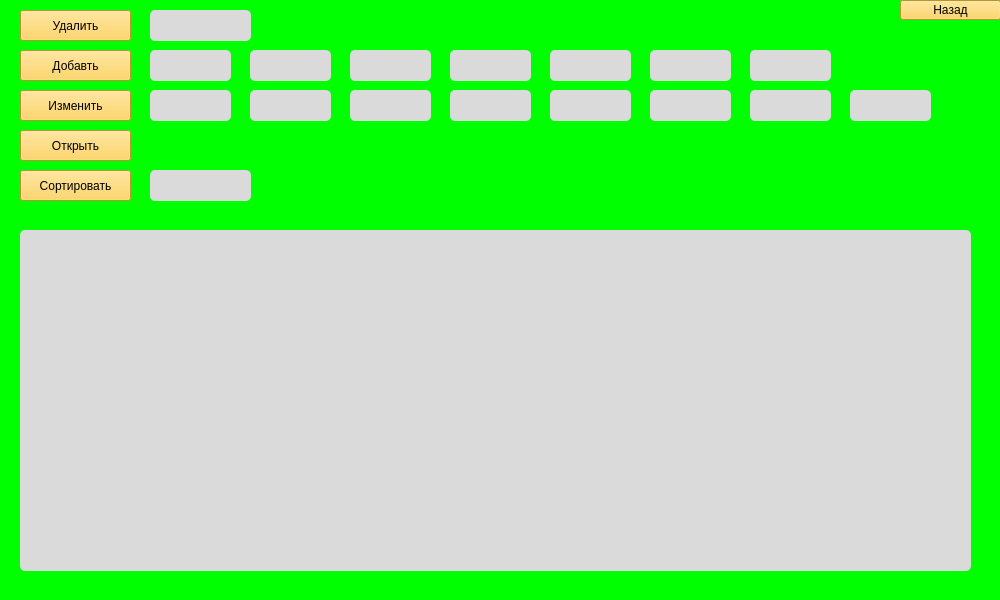
<?xml version="1.0" encoding="UTF-8"?>
<ui version="4.0">
 <class>MainWindow</class>
 <widget class="QMainWindow" name="MainWindow">
  <property name="geometry">
   <rect>
    <x>0</x>
    <y>0</y>
    <width>1000</width>
    <height>600</height>
   </rect>
  </property>
  <property name="minimumSize">
   <size>
    <width>1000</width>
    <height>600</height>
   </size>
  </property>
  <property name="maximumSize">
   <size>
    <width>1000</width>
    <height>600</height>
   </size>
  </property>
  <property name="sizeIncrement">
   <size>
    <width>1000</width>
    <height>800</height>
   </size>
  </property>
  <property name="baseSize">
   <size>
    <width>1000</width>
    <height>600</height>
   </size>
  </property>
  <property name="windowTitle">
   <string>drivers</string>
  </property>
  <property name="styleSheet">
   <string notr="true">background-color: rgb(0, 255, 0);
font: 75 12pt &quot;Fixedsys&quot;;
</string>
  </property>
  <widget class="QWidget" name="centralwidget">
   <widget class="QTableWidget" name="tableWidget">
    <property name="geometry">
     <rect>
      <x>20</x>
      <y>230</y>
      <width>951</width>
      <height>341</height>
     </rect>
    </property>
    <property name="styleSheet">
     <string notr="true">background-color: rgb(218, 218, 218);
border-radius: 5px;</string>
    </property>
    <property name="dragEnabled">
     <bool>true</bool>
    </property>
   </widget>
   <widget class="QPushButton" name="Dell">
    <property name="geometry">
     <rect>
      <x>20</x>
      <y>10</y>
      <width>111</width>
      <height>31</height>
     </rect>
    </property>
    <property name="styleSheet">
     <string notr="true">background-color: rgb(255, 207, 64);
</string>
    </property>
    <property name="text">
     <string>Удалить</string>
    </property>
   </widget>
   <widget class="QPushButton" name="Add">
    <property name="geometry">
     <rect>
      <x>20</x>
      <y>50</y>
      <width>111</width>
      <height>31</height>
     </rect>
    </property>
    <property name="styleSheet">
     <string notr="true">background-color: rgb(255, 207, 64);
</string>
    </property>
    <property name="text">
     <string>Добавть</string>
    </property>
   </widget>
   <widget class="QPushButton" name="Change">
    <property name="geometry">
     <rect>
      <x>20</x>
      <y>90</y>
      <width>111</width>
      <height>31</height>
     </rect>
    </property>
    <property name="styleSheet">
     <string notr="true">background-color: rgb(255, 207, 64);
</string>
    </property>
    <property name="text">
     <string>Изменить</string>
    </property>
   </widget>
   <widget class="QPushButton" name="Open">
    <property name="geometry">
     <rect>
      <x>20</x>
      <y>130</y>
      <width>111</width>
      <height>31</height>
     </rect>
    </property>
    <property name="styleSheet">
     <string notr="true">background-color: rgb(255, 207, 64);
</string>
    </property>
    <property name="text">
     <string>Открыть</string>
    </property>
   </widget>
   <widget class="QPushButton" name="Sort">
    <property name="geometry">
     <rect>
      <x>20</x>
      <y>170</y>
      <width>111</width>
      <height>31</height>
     </rect>
    </property>
    <property name="styleSheet">
     <string notr="true">background-color: rgb(255, 207, 64);
</string>
    </property>
    <property name="text">
     <string>Сортировать</string>
    </property>
   </widget>
   <widget class="QPushButton" name="Back">
    <property name="geometry">
     <rect>
      <x>900</x>
      <y>0</y>
      <width>101</width>
      <height>20</height>
     </rect>
    </property>
    <property name="styleSheet">
     <string notr="true">background-color: rgb(255, 207, 64);
</string>
    </property>
    <property name="text">
     <string>Назад</string>
    </property>
   </widget>
   <widget class="QLineEdit" name="DellLine">
    <property name="geometry">
     <rect>
      <x>150</x>
      <y>10</y>
      <width>101</width>
      <height>31</height>
     </rect>
    </property>
    <property name="styleSheet">
     <string notr="true">background-color: rgb(218, 218, 218);
border-radius: 5px;</string>
    </property>
   </widget>
   <widget class="QLineEdit" name="AddLine">
    <property name="geometry">
     <rect>
      <x>150</x>
      <y>50</y>
      <width>81</width>
      <height>31</height>
     </rect>
    </property>
    <property name="styleSheet">
     <string notr="true">background-color: rgb(218, 218, 218);
border-radius: 5px;</string>
    </property>
   </widget>
   <widget class="QLineEdit" name="lineEdit_13">
    <property name="geometry">
     <rect>
      <x>150</x>
      <y>170</y>
      <width>101</width>
      <height>31</height>
     </rect>
    </property>
    <property name="styleSheet">
     <string notr="true">background-color: rgb(218, 218, 218);
border-radius: 5px;</string>
    </property>
   </widget>
   <widget class="QLineEdit" name="AddLine_2">
    <property name="geometry">
     <rect>
      <x>250</x>
      <y>50</y>
      <width>81</width>
      <height>31</height>
     </rect>
    </property>
    <property name="styleSheet">
     <string notr="true">background-color: rgb(218, 218, 218);
border-radius: 5px;</string>
    </property>
   </widget>
   <widget class="QLineEdit" name="AddLine_3">
    <property name="geometry">
     <rect>
      <x>350</x>
      <y>50</y>
      <width>81</width>
      <height>31</height>
     </rect>
    </property>
    <property name="styleSheet">
     <string notr="true">background-color: rgb(218, 218, 218);
border-radius: 5px;</string>
    </property>
   </widget>
   <widget class="QLineEdit" name="AddLine_4">
    <property name="geometry">
     <rect>
      <x>450</x>
      <y>50</y>
      <width>81</width>
      <height>31</height>
     </rect>
    </property>
    <property name="styleSheet">
     <string notr="true">background-color: rgb(218, 218, 218);
border-radius: 5px;</string>
    </property>
   </widget>
   <widget class="QLineEdit" name="AddLine_5">
    <property name="geometry">
     <rect>
      <x>550</x>
      <y>50</y>
      <width>81</width>
      <height>31</height>
     </rect>
    </property>
    <property name="styleSheet">
     <string notr="true">background-color: rgb(218, 218, 218);
border-radius: 5px;</string>
    </property>
   </widget>
   <widget class="QLineEdit" name="AddLine_6">
    <property name="geometry">
     <rect>
      <x>650</x>
      <y>50</y>
      <width>81</width>
      <height>31</height>
     </rect>
    </property>
    <property name="styleSheet">
     <string notr="true">background-color: rgb(218, 218, 218);
border-radius: 5px;</string>
    </property>
   </widget>
   <widget class="QLineEdit" name="AddLine_7">
    <property name="geometry">
     <rect>
      <x>750</x>
      <y>50</y>
      <width>81</width>
      <height>31</height>
     </rect>
    </property>
    <property name="styleSheet">
     <string notr="true">background-color: rgb(218, 218, 218);
border-radius: 5px;</string>
    </property>
   </widget>
   <widget class="QLineEdit" name="AddLine_8">
    <property name="geometry">
     <rect>
      <x>150</x>
      <y>90</y>
      <width>81</width>
      <height>31</height>
     </rect>
    </property>
    <property name="styleSheet">
     <string notr="true">background-color: rgb(218, 218, 218);
border-radius: 5px;</string>
    </property>
   </widget>
   <widget class="QLineEdit" name="AddLine_9">
    <property name="geometry">
     <rect>
      <x>250</x>
      <y>90</y>
      <width>81</width>
      <height>31</height>
     </rect>
    </property>
    <property name="styleSheet">
     <string notr="true">background-color: rgb(218, 218, 218);
border-radius: 5px;</string>
    </property>
   </widget>
   <widget class="QLineEdit" name="AddLine_10">
    <property name="geometry">
     <rect>
      <x>350</x>
      <y>90</y>
      <width>81</width>
      <height>31</height>
     </rect>
    </property>
    <property name="styleSheet">
     <string notr="true">background-color: rgb(218, 218, 218);
border-radius: 5px;</string>
    </property>
   </widget>
   <widget class="QLineEdit" name="AddLine_11">
    <property name="geometry">
     <rect>
      <x>450</x>
      <y>90</y>
      <width>81</width>
      <height>31</height>
     </rect>
    </property>
    <property name="styleSheet">
     <string notr="true">background-color: rgb(218, 218, 218);
border-radius: 5px;</string>
    </property>
   </widget>
   <widget class="QLineEdit" name="AddLine_12">
    <property name="geometry">
     <rect>
      <x>550</x>
      <y>90</y>
      <width>81</width>
      <height>31</height>
     </rect>
    </property>
    <property name="styleSheet">
     <string notr="true">background-color: rgb(218, 218, 218);
border-radius: 5px;</string>
    </property>
   </widget>
   <widget class="QLineEdit" name="AddLine_13">
    <property name="geometry">
     <rect>
      <x>650</x>
      <y>90</y>
      <width>81</width>
      <height>31</height>
     </rect>
    </property>
    <property name="styleSheet">
     <string notr="true">background-color: rgb(218, 218, 218);
border-radius: 5px;</string>
    </property>
   </widget>
   <widget class="QLineEdit" name="AddLine_14">
    <property name="geometry">
     <rect>
      <x>750</x>
      <y>90</y>
      <width>81</width>
      <height>31</height>
     </rect>
    </property>
    <property name="styleSheet">
     <string notr="true">background-color: rgb(218, 218, 218);
border-radius: 5px;</string>
    </property>
   </widget>
   <widget class="QLineEdit" name="AddLine_15">
    <property name="geometry">
     <rect>
      <x>850</x>
      <y>90</y>
      <width>81</width>
      <height>31</height>
     </rect>
    </property>
    <property name="styleSheet">
     <string notr="true">background-color: rgb(218, 218, 218);
border-radius: 5px;</string>
    </property>
   </widget>
  </widget>
 </widget>
 <resources/>
 <connections/>
</ui>
